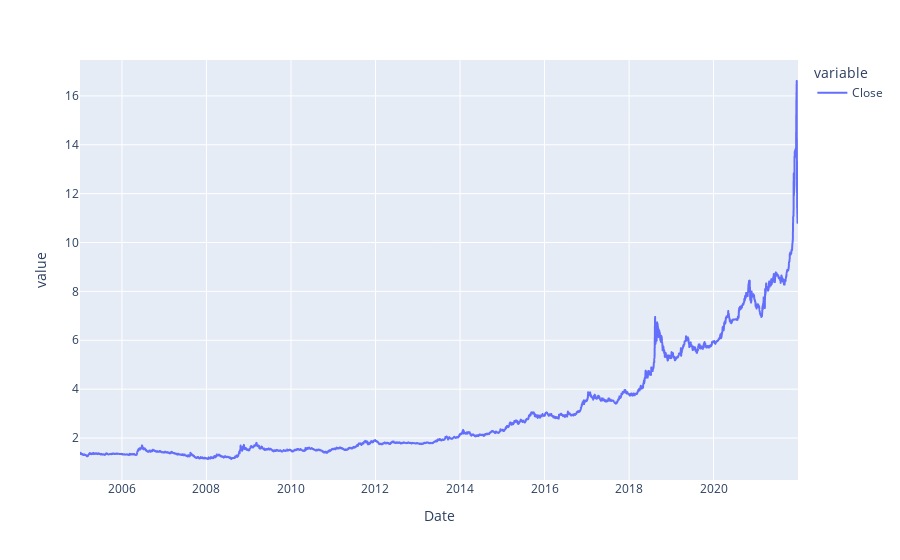

Here is the notebook cell this chart was saved with:
### Code cell
px.line(y)

### Figure 1 — Plotly figure (JSON) as saved in the notebook; plotly's stock layout.template omitted (floating-point values rounded to 4 significant figures; data arrays with more than 128 entries replaced by an {"elided": "..."} marker saying what was removed)
{"data": [{"hovertemplate": "variable=Close<br>Date=%{x}<br>value=%{y}<extra></extra>", "legendgroup": "Close", "line": {"color": "#636efa", "dash": "solid"}, "mode": "lines", "name": "Close", "showlegend": true, "type": "scattergl", "x": {"elided": "4435 str values"}, "xaxis": "x", "y": {"elided": "4435 float values"}, "yaxis": "y"}], "layout": {"legend": {"title": {"text": "variable"}, "tracegroupgap": 0}, "margin": {"t": 60}, "xaxis": {"anchor": "y", "domain": [0, 1], "title": {"text": "Date"}}, "yaxis": {"anchor": "x", "domain": [0, 1], "title": {"text": "value"}}}}
